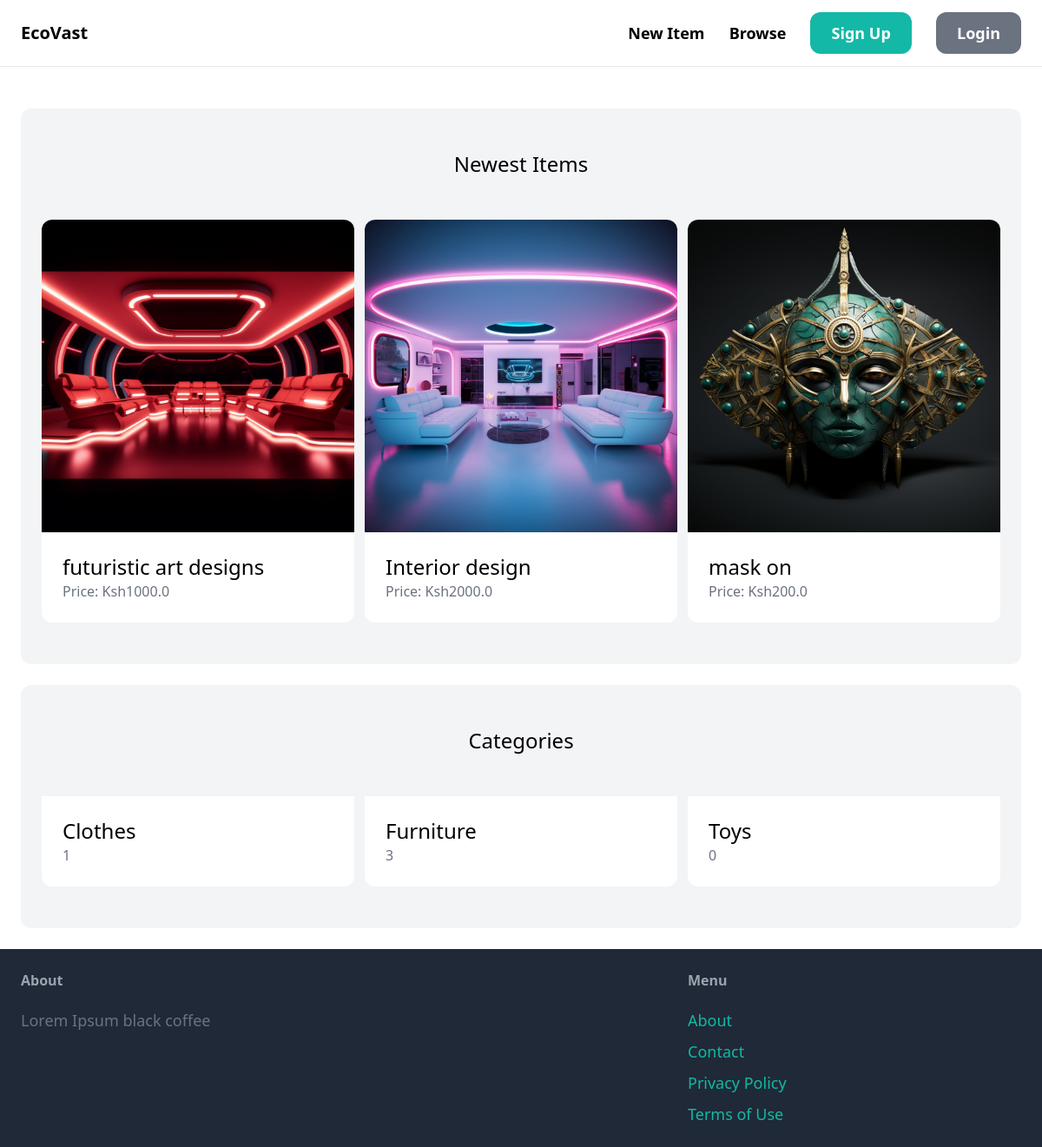
The page / on the database its author committed.
### item/models.py (models this page shows, shortened)
class Item(models.Model):
    category = models.ForeignKey(Category, related_name='items', on_delete=models.CASCADE)
    name = models.CharField(max_length=255)
    description = models.TextField(blank=True, null=True)
    price = models.FloatField()
    image = models.ImageField(upload_to='item_images', blank=True, null=True)
    is_sold = models.BooleanField(default=False)
    created_by = models.ForeignKey(User, related_name='items', on_delete=models.CASCADE)
    created_at = models.DateTimeField(auto_now_add=True)

class Category(models.Model):
    name = models.CharField(max_length=255)
    class Meta:
        ordering = ('name',)
        verbose_name_plural = 'Categories'

### core/views.py (the view)
# urls.py: path('', views.index, name='index'),
def index(request):
    items = Item.objects.filter(is_sold=False)[0:20] # to get 1-20
    categories = Category.objects.all() # to get all categories
    return render(request, 'core/index.html', {
        'categories':categories,
        'items': items,
    })

### core/templates/core/index.html (shortened to what this page needs)
{% extends 'core/base.html'%}
{% block content%}
    <div class="mt-6 px-6 py-12 bg-gray-100 rounded-xl">
        <h2 class="mb-12 text-2xl text-center">Newest Items</h2>
        <div class="grid grid-cols-3 gap-3">
            {% for item in items%}
                <div>
                    <a href="{% url 'item:detail' item.id%}">
                        <div>
                            <img src="{{ item.image.url }}" class="rounded-t-xl">
                        </div>
                        <div class="p-6 bg-white rounded-b-xl">
                            <h2 class="text-2xl">{{ item.name }}</h2>
                            <p class="text-gray-500">Price: Ksh{{ item.price }}</p>
                        </div>
                    </a>
                </div>
            {% endfor %}
        </div>
    </div>
    <div class="mt-6 px-6 py-12 bg-gray-100 rounded-xl">
        <h2 class="mb-12 text-2xl text-center"> Categories </h2>
        <div class="grid grid-cols-3 gap-3">
            {% for category in categories %}
            <div>
                <a href="#">
                    <div class="p-6 bg-white rounded-b-xl">
                        <h2 class="text-2xl">{{ category.name }}</h2>
                        <p class="text-gray-500">{{ category.items.count}}</p>
                    </div>
                </a>
            </div>
            {% endfor %}
        </div>
    </div>
{% endblock%}

### rows shown on the page
Item: image (picture), name "futuristic art designs", price "1000.0"
Item: image (picture), name "Interior design", price "2000.0"
Item: image (picture), name "mask on", price "200.0"
Category: name "Clothes", items.count "1"
Category: name "Furniture", items.count "3"
Category: name "Toys", items.count "0"
